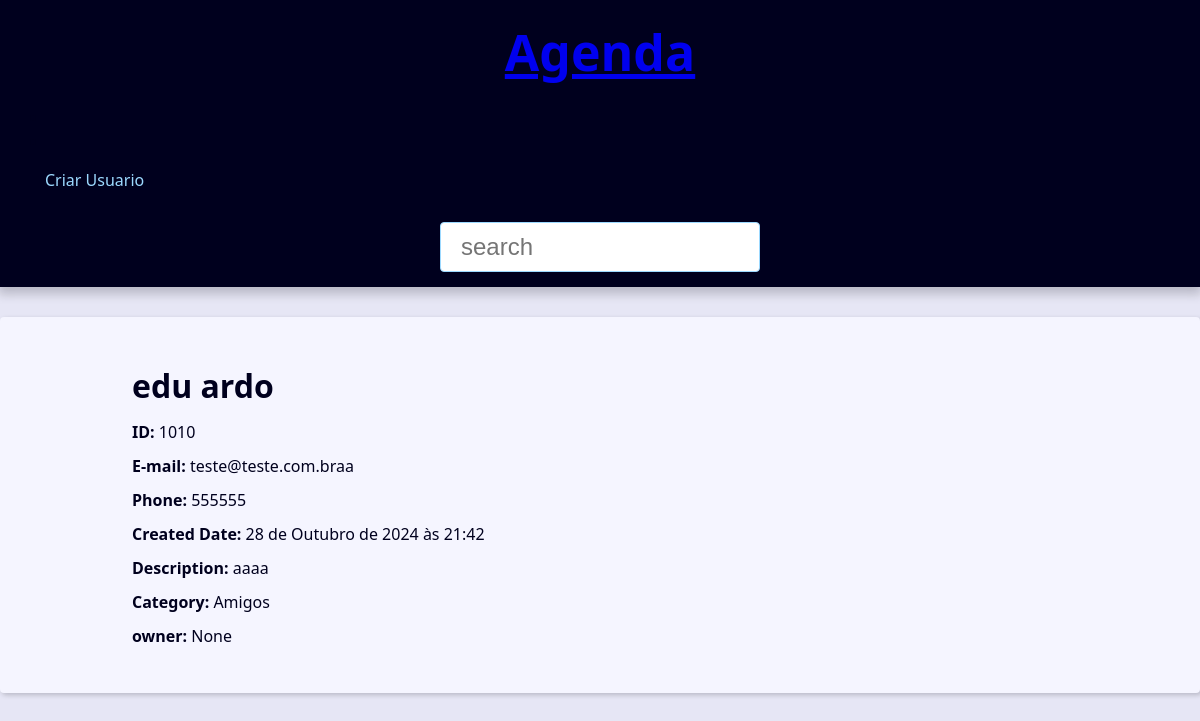
The page /contact/1010/detail/ on the database its author committed.
### contact/models.py (models this page shows, shortened)
class Contact(models.Model):#herdar de models
    first_name=models.CharField(max_length=50)
    last_name=models.CharField(max_length=50)
    phone=models.CharField(max_length=50)
    email=models.EmailField(max_length=254)
    created_date=models.DateTimeField(default=timezone.now)
    description=models.TextField(max_length=1800,blank=True)
    show=models.BooleanField(default=True)# bom para validação de cadastros
    picture=models.ImageField(blank=True,upload_to='pictures/%Y/%m/')
    category=models.ForeignKey(category,
                               on_delete=models.SET_NULL,
                               blank=True,null=True)
    owner=models.ForeignKey(User,
                               on_delete=models.SET_NULL,
                               blank=True,
                               null=True)

class category(models.Model):
    class Meta:
        verbose_name='categoria'
    name=models.CharField(max_length=50)

### contact/views/contact_views.py (the view)
# urls.py: path('', include('contact.urls')),
def contact(request,contact_id):
    single_contact=locate(contact_id)
    contact_name=f'{single_contact.first_name} {single_contact.last_name}-'
    context={
        'contact':single_contact,
        'site_title':contact_name
    }
    return render(
        request,
        'contact/contact.html',context
    )

### contact/views/contact_views.py (called while the page is built)
def locate(contact_id):
    return get_object_or_404(Contact, pk=contact_id,show=True)

### contact/templates/contact/contact.html (shortened to what this page needs)
{% extends 'global/base.html' %}
{% block content %}
  <div class="single-contact">
    <h1 class="single-contact-name">
      {{ contact.first_name }} {{ contact.last_name }}
    </h1>
    <p><b>ID:</b> {{ contact.id }}</p>
    <p><b>E-mail:</b> {{ contact.email }}</p>
    <p><b>Phone:</b> {{ contact.phone }}</p>
    <p><b>Created Date:</b> {{ contact.created_date }}</p>
    <p><b>Description:</b> {{ contact.description }}</p>
    <p><b>Category:</b> {{ contact.category.name }}</p>
    <p><b>owner:</b> {{ contact.owner }}</p>
  </div>
{% endblock content %}

### base_static/global/css/style.css (style rules this page uses)
:root { --spacing: 1.5rem; --link-dark-color: rgb(0, 83, 134); --link-light-color: rgb(156, 217, 255); --clr-white: rgb(245, 245, 255); --clr-black: rgb(0, 0, 30); --clr-light-gray: rgb(230, 230, 245); --clr-dark-shadow-5: rgba(0, 0, 10, 5%); --clr-dark-shadow-10: rgba(0, 0, 10, 10%); --clr-dark-shadow-20: rgba(0, 0, 10, 20%); --clr-light-shadow-5: rgba(200, 200, 255, 5%); --clr-light-shadow-10: rgba(200, 200, 255, 10%); --clr-light-shadow-20: rgba(200, 200, 255, 20%); --main-page-width: 120rem; --table-min-width: 60rem; --biggest-font-size: 5rem; --bigger-font-size: 4rem; --big-font-size: 3.2rem; --medium-font-size: 2.4rem; --small-font-size: 1.6rem; --smaller-font-size: 1.4rem; --smallest-font-size: 1.2rem; --transition-fast: 300ms; --transition-medium: 600ms; --transition-slow: 1s; --default-border-radius: 4px; }
*, *::before, *::after { margin: 0; padding: 0; box-sizing: border-box; }
html { font-size: 62.5%; }
body { font-family: system-ui, -apple-system, BlinkMacSystemFont, 'Segoe UI', Roboto, Oxygen, Ubuntu, Cantarell, 'Open Sans', 'Helvetica Neue', sans-serif; line-height: 1.5; font-size: var(--small-font-size); color: var(--clr-black); -webkit-font-smoothing: antialiased; background: var(--clr-light-gray); }
@media (min-width: 600px) { .single-contact { max-width: 80%; margin: calc(var(--spacing) * 2) auto; } }
.single-contact h1 { margin: 1rem 0; }
.single-contact p { margin: 1rem 0; }

### rows shown on the page
Contact: first_name "edu", last_name "ardo", id "1010", email "teste@teste.com.braa", phone "555555", created_date "28 de Outubro de 2024 às 21:42", description "aaaa", category.name "Amigos", owner "None"
